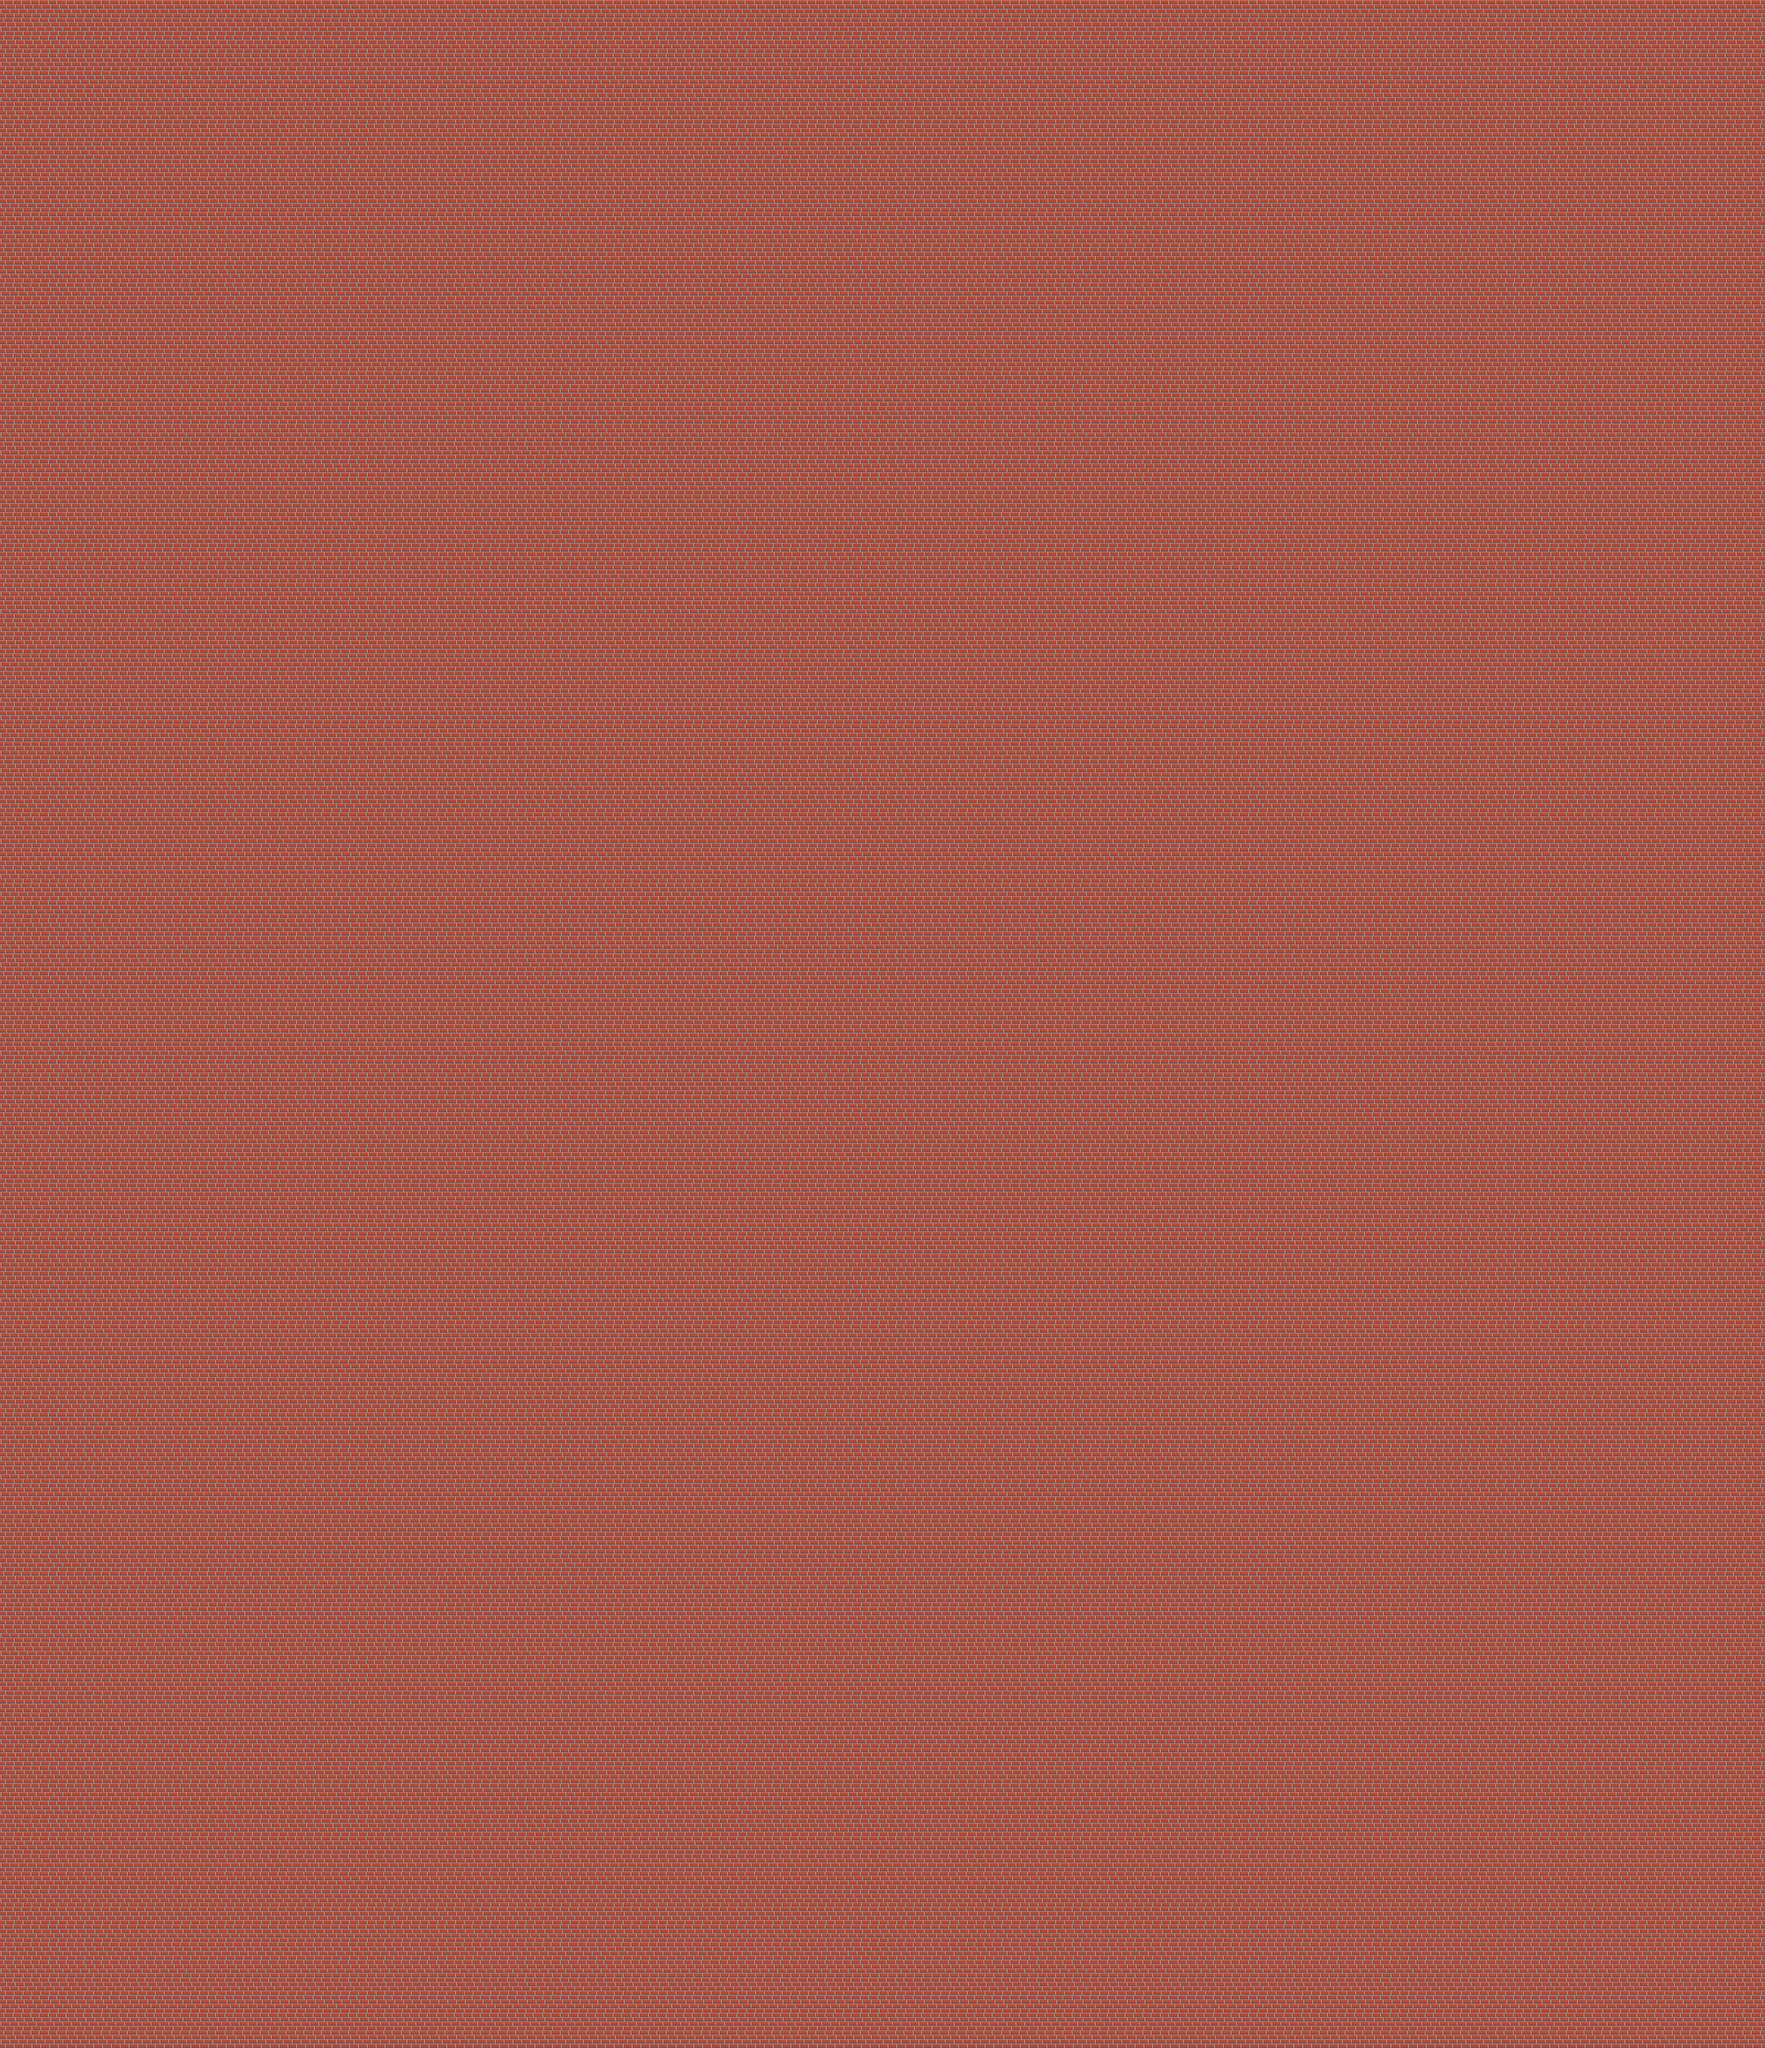

The image is a tile-based game level rendered from a .tmx file. Its description and source (layers, tilesets, objects; grid data summarised) follow:
An orthogonal 100x116 tile map with 32x32 px tiles, 1 tile layer (Tile Layer 1), 2 tilesets.

<map version="1.2" tiledversion="2019.05.08" orientation="orthogonal" renderorder="right-up" width="100" height="116" tilewidth="32" tileheight="32" infinite="0" nextlayerid="3" nextobjectid="1">
 <tileset firstgid="1" source="TEXTURES_24X24.tsx" />
 <tileset firstgid="101" source="textures_32x32.tsx" />
 <layer id="2" name="Tile Layer 1" width="100" height="116">
  <data>[11600 cells, 11600 non-empty, 1 distinct tile ids]</data>
 </layer>
</map>
